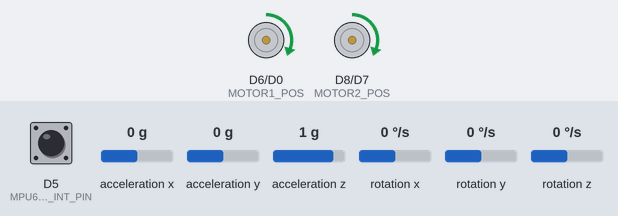
Bench run of a sketch on a simulated ESP8266 (NodeMCU). On the bench: motor-driver pin pairs drawn as motors (green arrow = first pin HIGH = forward, orange = second pin HIGH = backward, longer = more drive). The test bench sets the inputs (shaded band); at power-on: acceleration x 0 g, D5 (MPU6050_INT_PIN) HIGH, acceleration y 0 g, acceleration z 1 g, rotation x 0 °/s, rotation y 0 °/s, rotation z 0 °/s. The sensor or clock chip raises its interrupt line as the real part does; what the sketch prints to the serial monitor is not drawn.

Above: at 2.8 s.
2.9 s: acceleration x set to -0.4 g
5.9 s: acceleration x set to -0.7 g
At 6.9 s:
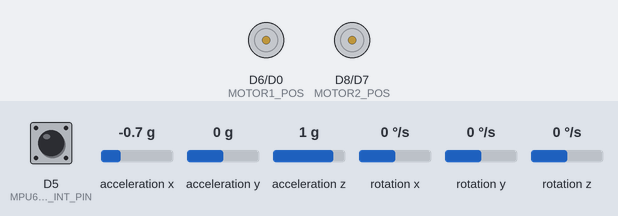
8.9 s: acceleration x set to 0 g
At 9.2 s:
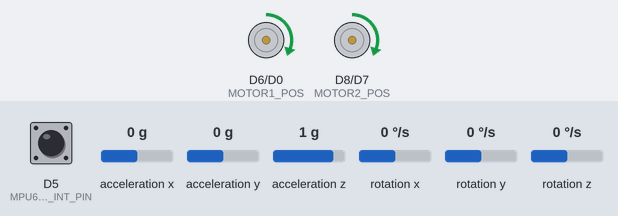
10.4 s: acceleration x set to -1.4 g
At 11.2 s:
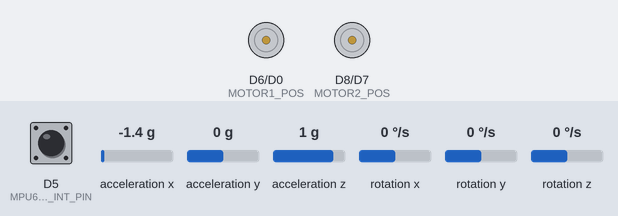
11.9 s: acceleration x set to 0.1 g
At 12.3 s:
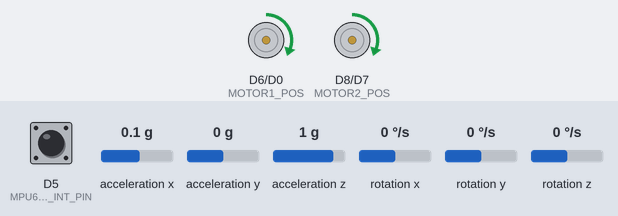
Timing chart, 0 to 14.4 s (numbered marks = the images above; inputs shaded):
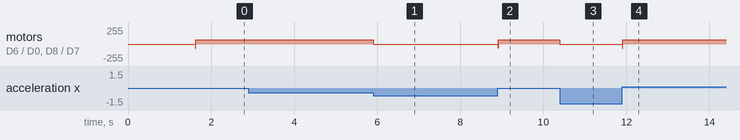

The sketch:

self_balancing_robot.ino
```cpp
/*Arduino Self Balancing Robot
 * Code by: B.Aswinth Raj
 * Build on top of Lib: https://github.com/jrowberg/i2cdevlib/tree/master/Arduino/MPU6050
 * Website: circuitdigest.com
 */

#include <ESP8266WiFi.h>
#include "I2Cdev.h"
#include <PID_v1.h> //From https://github.com/br3ttb/Arduino-PID-Library/blob/master/PID_v1.h
#include "MPU6050_6Axis_MotionApps20.h" //https://github.com/jrowberg/i2cdevlib/tree/master/Arduino/MPU6050

constexpr int MOTOR1_POS = D6;
constexpr int MOTOR1_NEG = D0;
constexpr int MOTOR2_POS = D8;
constexpr int MOTOR2_NEG = D7;
constexpr int MPU6050_INT_PIN = D5;

constexpr int MPU6050_POWER_PIN = D4;

MPU6050 mpu;

// MPU control/status vars
bool dmpReady = false;  // set true if DMP init was successful
uint8_t mpuIntStatus;   // holds actual interrupt status byte from MPU
uint8_t devStatus;      // return status after each device operation (0 = success, !0 = error)
uint16_t packetSize;    // expected DMP packet size (default is 42 bytes)
uint16_t fifoCount;     // count of all bytes currently in FIFO
uint8_t fifoBuffer[64]; // FIFO storage buffer

// orientation/motion vars
Quaternion q;           // [w, x, y, z]         quaternion container
VectorFloat gravity;    // [x, y, z]            gravity vector
float ypr[3];           // [yaw, pitch, roll]   yaw/pitch/roll container and gravity vector


/*********Tune these 4 values for your BOT*********/
double setpoint= 243; //set the value when the bot is perpendicular to ground using serial monitor.
//Read the project documentation on circuitdigest.com to learn how to set these values
double Kp = 21; //Set this first
double Kd = 0.8; //Set this secound
double Ki = 140; //Finally set this
/******End of values setting*********/

double input, output;
PID pid(&input, &output, &setpoint, Kp, Ki, Kd, DIRECT);


volatile bool mpuInterrupt = false;     // indicates whether MPU interrupt pin has gone high
void dmpDataReady()
{
    mpuInterrupt = true;
}

void setup()
{
  Serial.begin(115200);

   Wire.begin();

   if (MPU6050_POWER_PIN >= 0)
   {
       Serial.printf("Resetting MPU6050...");
       pinMode(MPU6050_POWER_PIN, OUTPUT);
       digitalWrite(MPU6050_POWER_PIN, 0);
       delay(1000);
       digitalWrite(MPU6050_POWER_PIN, 1);
       delay(100);
   }

  // initialize device
    Serial.println(F("Initializing I2C devices..."));
    mpu.initialize();

     // verify connection
    Serial.println(F("Testing device connections..."));
    Serial.println(mpu.testConnection() ? F("MPU6050 connection successful") : F("MPU6050 connection failed"));

    // load and configure the DMP
    devStatus = mpu.dmpInitialize();


    // supply your own gyro offsets here, scaled for min sensitivity
    mpu.setXGyroOffset(220);
    mpu.setYGyroOffset(76);
    mpu.setZGyroOffset(-85);
    mpu.setZAccelOffset(1688);

      // make sure it worked (returns 0 if so)
    if (devStatus == 0)
    {
        // turn on the DMP, now that it's ready
        Serial.println(F("Enabling DMP..."));
        mpu.setDMPEnabled(true);

        // enable Arduino interrupt detection
        Serial.println(F("Enabling interrupt detection (Arduino external interrupt 0)..."));
        pinMode(MPU6050_INT_PIN, INPUT_PULLUP);
        attachInterrupt(digitalPinToInterrupt(MPU6050_INT_PIN), dmpDataReady, RISING);
        mpuIntStatus = mpu.getIntStatus();

        // set our DMP Ready flag so the main loop() function knows it's okay to use it
        Serial.println(F("DMP ready! Waiting for first interrupt..."));
        dmpReady = true;

        // get expected DMP packet size for later comparison
        packetSize = mpu.dmpGetFIFOPacketSize();

        //setup PID
        pid.SetMode(AUTOMATIC);
        pid.SetSampleTime(10);
        pid.SetOutputLimits(-255, 255);
    }
    else
    {
        // ERROR!
        // 1 = initial memory load failed
        // 2 = DMP configuration updates failed
        // (if it's going to break, usually the code will be 1)
        Serial.print(F("DMP Initialization failed (code "));
        Serial.print(devStatus);
        Serial.println(F(")"));
    }

    //Initialise the Motor outpu pins
    pinMode (MOTOR1_POS, OUTPUT);
    pinMode (MOTOR1_NEG, OUTPUT);
    pinMode (MOTOR2_POS, OUTPUT);
    pinMode (MOTOR2_NEG, OUTPUT);

    //By default turn off both the motors
    analogWrite(MOTOR1_POS,LOW);
    analogWrite(MOTOR1_NEG,LOW);
    analogWrite(MOTOR2_POS,LOW);
    analogWrite(MOTOR2_NEG,LOW);

    mpu.resetFIFO();
}


void loop()
{

    // if programming failed, don't try to do anything
    if (!dmpReady) return;

    // wait for MPU interrupt or extra packet(s) available
    while (!mpuInterrupt && fifoCount < packetSize)
    {
        //no mpu data - performing PID calculations and output to motors
        pid.Compute();

        //Print the value of Input and Output on serial monitor to check how it is working.
        Serial.print(input); Serial.print(" =>"); Serial.println(output);

        if (input>150 && input<200) {//If the Bot is falling

            if (output>0) //Falling towards front
                Forward(); //Rotate the wheels forward
            else if (output<0) //Falling towards back
                Reverse(); //Rotate the wheels backward
        }
        else //If Bot not falling
            Stop(); //Hold the wheels still

    }

    // reset interrupt flag and get INT_STATUS byte
    mpuInterrupt = false;
    mpuIntStatus = mpu.getIntStatus();

    // get current FIFO count
    fifoCount = mpu.getFIFOCount();

    // check for overflow (this should never happen unless our code is too inefficient)
    if ((mpuIntStatus & 0x10) || fifoCount == 1024)
    {
        // reset so we can continue cleanly
        mpu.resetFIFO();
        Serial.println(F("FIFO overflow!"));

    // otherwise, check for DMP data ready interrupt (this should happen frequently)
    }
    else if (mpuIntStatus & 0x02)
    {
        // wait for correct available data length, should be a VERY short wait
        while (fifoCount < packetSize)
        {
            Serial.print(F("^"));
            fifoCount = mpu.getFIFOCount();
        }

        // read a packet from FIFO
        mpu.getFIFOBytes(fifoBuffer, packetSize);

        // track FIFO count here in case there is > 1 packet available
        // (this lets us immediately read more without waiting for an interrupt)
        fifoCount -= packetSize;

        mpu.dmpGetQuaternion(&q, fifoBuffer); //get value for q
        mpu.dmpGetGravity(&gravity, &q); //get value for gravity
        mpu.dmpGetYawPitchRoll(ypr, &q, &gravity); //get value for ypr

        input = ypr[1] * 180/M_PI + 180;

   }
}

void Forward() //Code to rotate the wheel forward
{
    analogWrite(MOTOR1_POS, output);
    analogWrite(MOTOR1_NEG, 0);
    analogWrite(MOTOR2_POS, output);
    analogWrite(MOTOR2_NEG, 0);
    Serial.print("F"); //Debugging information
}

void Reverse() //Code to rotate the wheel Backward
{
    analogWrite(MOTOR1_POS, 0);
    analogWrite(MOTOR1_NEG, -output);
    analogWrite(MOTOR2_POS, 0);
    analogWrite(MOTOR2_NEG, -output);
    Serial.print("R");
}

void Stop() //Code to stop both the wheels
{
    analogWrite(MOTOR1_POS, 0);
    analogWrite(MOTOR1_NEG, 0);
    analogWrite(MOTOR2_POS, 0);
    analogWrite(MOTOR2_NEG, 0);
    Serial.print("S");
}
```

Measured:
- the behaviour switches between -0.5 and -0.6 g on acceleration x (found by bisection; images 0 and 1)
- after the input at 5.9 s, motor on D6 (MOTOR1_POS) / D0 (MOTOR1_NEG), motor on D8 (MOTOR2_POS) / D7 (MOTOR2_NEG): forward 63/255 → stopped at once
- after the input at 8.9 s, motor on D6 (MOTOR1_POS) / D0 (MOTOR1_NEG), motor on D8 (MOTOR2_POS) / D7 (MOTOR2_NEG): stopped → forward 63/255 at once
- after the input at 10.4 s, motor on D6 (MOTOR1_POS) / D0 (MOTOR1_NEG), motor on D8 (MOTOR2_POS) / D7 (MOTOR2_NEG): forward 63/255 → stopped at once
- after the input at 11.9 s, motor on D6 (MOTOR1_POS) / D0 (MOTOR1_NEG), motor on D8 (MOTOR2_POS) / D7 (MOTOR2_NEG): stopped → forward 63/255 at once
